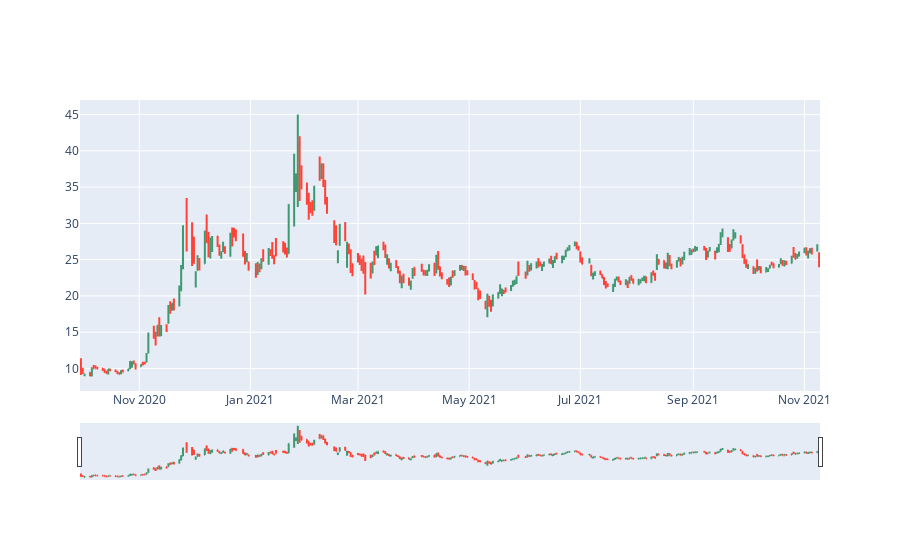

The cell this chart's notebook holds for it:
### Markdown cell above
# <span class="title-section w3-xxlarge" style="color:magenta" id="codebook">5.2 Basic MACD Analysis </span>

### Code cell
import plotly.graph_objects as go

PLTR_Data=PLTR_Data.reset_index()

fig = go.Figure(data=go.Ohlc(x=PLTR_Data['Date'],
        open=PLTR_Data['Open'],
        high=PLTR_Data['High'],
        low=PLTR_Data['Low'],
        close=PLTR_Data['Close']))
fig.show()

### Figure 1 — Plotly figure (JSON) as saved in the notebook; plotly's stock layout.template omitted (floating-point values rounded to 4 significant figures; data arrays with more than 128 entries replaced by an {"elided": "..."} marker saying what was removed)
{"data": [{"close": {"elided": "281 float values"}, "high": {"elided": "281 float values"}, "low": {"elided": "281 float values"}, "open": {"elided": "281 float values"}, "type": "ohlc", "x": {"elided": "281 str values"}}], "layout": {}}
